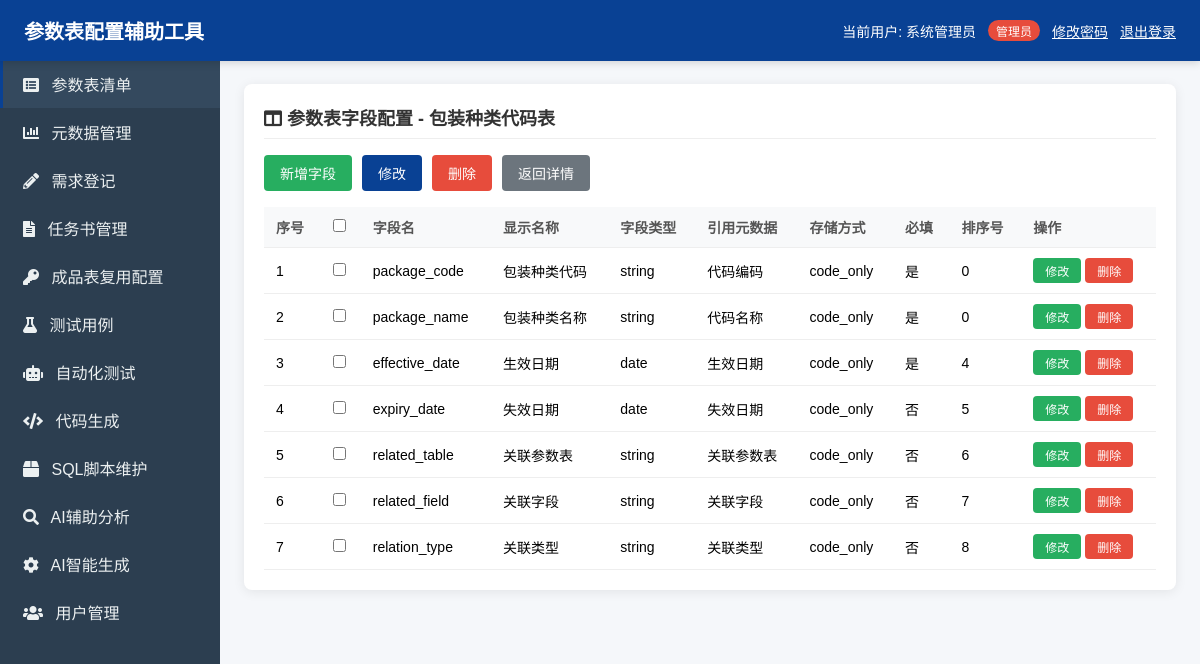
The app's page /tables/1/fields/ (signed in) with its own data.
### parameter/models/auth.py (models this page shows, shortened)
class User(models.Model):
    username = models.CharField(max_length=100, unique=True, verbose_name='用户名')
    password = models.CharField(max_length=255, verbose_name='密码')
    real_name = models.CharField(max_length=100, verbose_name='真实姓名')
    employee_id = models.CharField(max_length=7, unique=True, null=True, blank=True, verbose_name='工号')
    email = models.EmailField(null=True, blank=True, verbose_name='邮箱')
    phone = models.CharField(max_length=20, null=True, blank=True, verbose_name='手机号')
    role = models.ForeignKey('Role', on_delete=models.CASCADE, verbose_name='角色')
    is_active = models.BooleanField(default=True, verbose_name='是否启用')
    created_at = models.DateTimeField(auto_now_add=True, verbose_name='创建时间')
    updated_at = models.DateTimeField(auto_now=True, verbose_name='更新时间')
    class Meta:
        verbose_name = '用户'
        verbose_name_plural = '用户'

class Role(models.Model):
    ROLE_CHOICES = [
        ('admin', '管理员'),
        ('business', '业务人员'),
        ('technical', '技术人员'),
        ('general', '一般人员'),
    ]
    role_code = models.CharField(max_length=50, choices=ROLE_CHOICES, unique=True, verbose_name='角色编码')
    role_name = models.CharField(max_length=100, verbose_name='角色名称')
    description = models.TextField(null=True, blank=True, verbose_name='角色描述')
    class Meta:
        verbose_name = '角色'
        verbose_name_plural = '角色'

### parameter/models/core.py (models this page shows, shortened)
class ParameterTable(models.Model):
    TABLE_STATUS_CHOICES = [
        ('draft', '草稿'),
        ('active', '启用'),
        ('deprecated', '废弃'),
    ]
    name_en = models.CharField(max_length=200, verbose_name='英文名称（正式名称）', help_text='由大写字母和下划线组成，如：USER_INFO', default='DEFAULT_TABLE')
    name = models.CharField(max_length=200, verbose_name='中文名称', help_text='用于解释说明')
    business_description = models.TextField(verbose_name='业务说明')
    domain = models.CharField(max_length=100, verbose_name='所属业务领域')
    owner = models.CharField(max_length=100, verbose_name='负责人')
    status = models.CharField(max_length=20, choices=TABLE_STATUS_CHOICES, default='draft', verbose_name='状态')
    is_simple = models.BooleanField(default=False, verbose_name='是否SIMPLE表')
    created_at = models.DateTimeField(auto_now_add=True, verbose_name='创建日期')
    updated_at = models.DateTimeField(auto_now=True, verbose_name='最后更新时间')
    version = models.IntegerField(default=1, verbose_name='版本')
    class Meta:
        verbose_name = '参数表业务说明底账'
        verbose_name_plural = '参数表业务说明底账'

class FieldDefinition(models.Model):
    STORAGE_TYPE_CHOICES = [
        ('code_only', '仅存储CODE'),
        ('code_name', '存储CODE和NAME'),
        ('full', '完整存储'),
    ]
    parameter_table = models.ForeignKey('ParameterTable', on_delete=models.CASCADE, related_name='fields', verbose_name='所属参数表')
    metadata = models.ForeignKey('Metadata', on_delete=models.SET_NULL, null=True, blank=True, verbose_name='引用元数据')
    field_name = models.CharField(max_length=100, verbose_name='字段名')
    display_name = models.CharField(max_length=200, verbose_name='显示名称')
    field_type = models.CharField(max_length=20, verbose_name='字段类型')
    length = models.IntegerField(null=True, blank=True, verbose_name='长度')
    decimal_places = models.IntegerField(null=True, blank=True, verbose_name='小数位数')
    control_type = models.CharField(max_length=20, verbose_name='前端控件类型')
    storage_type = models.CharField(max_length=20, verbose_name='存储方式')
    is_visible = models.BooleanField(default=True, verbose_name='是否显示')
    is_required = models.BooleanField(default=False, verbose_name='是否必填')
    validation_rule = models.CharField(max_length=500, null=True, blank=True, verbose_name='校验规则')
    sort_order = models.IntegerField(default=0, verbose_name='排序号')
    is_custom = models.BooleanField(default=False, verbose_name='是否定制开发')
    custom_requirement = models.TextField(null=True, blank=True, verbose_name='定制化需求')
    class Meta:
        verbose_name = '字段定义'
        verbose_name_plural = '字段定义'
        ordering = ['sort_order']

class Metadata(models.Model):
    FIELD_TYPE_CHOICES = [
        ('string', '字符串'),
        ('integer', '整数'),
        ('decimal', '小数'),
        ('date', '日期'),
        ('datetime', '日期时间'),
        ('boolean', '布尔值'),
        ('text', '文本'),
    ]
    CONTROL_TYPE_CHOICES = [
        ('input', '输入框'),
        ('select', '下拉框'),
        ('radio', '单选框'),
        ('checkbox', '多选框'),
        ('datepicker', '日期选择器'),
        ('textarea', '文本域'),
    ]
    name = models.CharField(max_length=100, verbose_name='元数据名称')
    field_name_en = models.CharField(max_length=100, null=True, blank=True, verbose_name='字段名称英文')
    field_type = models.CharField(max_length=20, choices=FIELD_TYPE_CHOICES, verbose_name='字段类型')
    length = models.IntegerField(null=True, blank=True, verbose_name='长度')
    decimal_places = models.IntegerField(null=True, blank=True, verbose_name='小数位数')
    control_type = models.CharField(max_length=20, choices=CONTROL_TYPE_CHOICES, verbose_name='前端控件类型')
    default_value = models.CharField(max_length=200, null=True, blank=True, verbose_name='默认值')
    is_required = models.BooleanField(default=False, verbose_name='是否必填')
    validation_rule = models.CharField(max_length=500, null=True, blank=True, verbose_name='校验规则')
    description = models.TextField(null=True, blank=True, verbose_name='描述')
    class Meta:
        verbose_name = '元数据配置'
        verbose_name_plural = '元数据配置'

### parameter/views/parameter_table.py (the view)
# urls.py: path('tables/<str:table_id>/fields/', ParameterTableFieldConfigurationView.as_view(), name='table_fields'),
@method_decorator(role_required(['admin', 'technical']), name='dispatch')
class ParameterTableFieldConfigurationView(View):
    def get(self, request, table_id):
        logger.info(f"[ParameterTableFieldConfigurationView] 加载参数表字段配置页面，table_id: {table_id}")
        try:
            table = ParameterTable.objects.get(id=table_id)
            if table.is_simple:
                logger.warning(f"[ParameterTableFieldConfigurationView] SIMPLE表不可配置字段，table_id: {table_id}")
                return render(request, 'parameter/error.html', {'message': 'SIMPLE表仅展示，不可配置字段'})
            fields = FieldDefinition.objects.filter(parameter_table_id=table_id).order_by('sort_order')
            metadata_list = Metadata.objects.all()
            context = {
                'table': table,
                'fields': fields,
                'metadata_list': metadata_list,
            }
            logger.info(f"[ParameterTableFieldConfigurationView] 参数表字段配置页面加载成功，字段数: {fields.count()}")
            return render(request, 'parameter/table_fields.html', context)
        except ParameterTable.DoesNotExist:
            logger.error(f"[ParameterTableFieldConfigurationView] 参数表不存在，table_id: {table_id}")
            return render(request, 'parameter/error.html', {'message': '参数表不存在'})

### parameter/auth_views.py (called while the page is built)
def role_required(allowed_roles):
    def decorator(view_func):
        def wrapper(request, *args, **kwargs):
            user_id = request.session.get('user_id')
            if not user_id:
                return redirect('login')
            try:
                user = User.objects.get(id=user_id)
                if user.role.role_code not in allowed_roles:
                    logger.warning(f"[role_required] 用户 {user.username} 角色 {user.role.role_code} 不在允许列表 {allowed_roles}")
                    return render(request, 'parameter/error.html', {'message': '无权限访问此页面'})
                request.user = user
                return view_func(request, *args, **kwargs)
            except User.DoesNotExist:
                return redirect('login')
        return wrapper
    return decorator

### parameter/templates/parameter/table_fields.html (shortened to what this page needs)
{% extends 'parameter/base.html' %}
{% block content %}
    <div class="card">
        <div class="card-title"><i class="fas fa-columns"></i> 参数表字段配置 - {{ table.name }}</div>
        <div style="margin-bottom: 16px; display: flex; align-items: center; gap: 10px;">
            <a href="/tables/{{ table.id }}/fields/add/" class="btn btn-success">新增字段</a>
            <button class="btn btn-primary" onclick="editSelected()">修改</button>
            <button class="btn btn-danger" onclick="deleteSelected()">删除</button>
            <a href="/tables/{{ table.id }}/" class="btn btn-secondary">返回详情</a>
        </div>
        <table class="table">
            <thead>
                <tr>
                    <th>序号</th>
                    <th><input type="checkbox" id="select-all" onchange="toggleSelectAll()"></th>
                    <th>字段名</th>
                    <th>显示名称</th>
                    <th>字段类型</th>
                    <th>引用元数据</th>
                    <th>存储方式</th>
                    <th>必填</th>
                    <th>排序号</th>
                    <th>操作</th>
                </tr>
            </thead>
            <tbody>
                {% for field in fields %}
                <tr>
                    <td>{{ forloop.counter }}</td>
                    <td><input type="checkbox" class="row-select" value="{{ field.id }}"></td>
                    <td>{{ field.field_name }}</td>
                    <td>{{ field.display_name }}</td>
                    <td>{{ field.field_type }}</td>
                    <td>{{ field.metadata.name|default:'自定义' }}</td>
                    <td>{{ field.storage_type }}</td>
                    <td>{% if field.is_required %}是{% else %}否{% endif %}</td>
                    <td>{{ field.sort_order }}</td>
                    <td>
                        <a href="/tables/{{ table.id }}/fields/edit/{{ field.id }}/" class="btn btn-success btn-sm">修改</a>
                        <a href="/tables/{{ table.id }}/fields/delete/{{ field.id }}/" class="btn btn-danger btn-sm" onclick="return confirm('确定要删除此字段吗？')">删除</a>
                    </td>
                </tr>
                {% empty %}
                <tr><td colspan="10" style="text-align: center;">暂无字段配置，请点击上方按钮添加字段</td></tr>
                {% endfor %}
            </tbody>
        </table>
    </div>
{% endblock %}

### parameter/templates/parameter/base.html (shortened to what this page needs)
<!DOCTYPE html>
<html lang="zh-CN">
<head>
    <link rel="stylesheet" href="/static/resources/fontawesome/css/all.min.css">
</head>
<body>
    <div class="header">
        <h1><a href="/" style="color: white; text-decoration: none;">参数表配置辅助工具</a></h1>
        <div class="user-info">
            <span>当前用户: {{ request.user.real_name|default:request.user.username }}</span>
            <span class="badge badge-{{ request.user.role.role_code|default:'general' }}">{{ request.user.role.role_name|default:'-' }}</span>
            <a href="/change-password/" style="color: #fff; text-decoration: underline;">修改密码</a>
            <a href="/logout/" style="color: #fff; text-decoration: underline;">退出登录</a>
        </div>
    </div>
    <div class="sidebar">
        <a href="/tables/" class="nav-item {% if 'tables' in request.path %}active{% endif %}"><i class="fas fa-list-alt"></i> 参数表清单</a>
        <a href="/metadata/" class="nav-item {% if 'metadata' in request.path %}active{% endif %}"><i class="fas fa-chart-bar"></i> 元数据管理</a>
        <a href="/requirements/" class="nav-item {% if 'requirements' in request.path %}active{% endif %}"><i class="fas fa-pencil-alt"></i> 需求登记</a>
        <a href="/task-documents/" class="nav-item {% if 'task-documents' in request.path %}active{% endif %}"><i class="fas fa-file-alt"></i> 任务书管理</a>
        <a href="/product-table/" class="nav-item {% if 'product-table' in request.path %}active{% endif %}"><i class="fas fa-key"></i> 成品表复用配置</a>
        <a href="/test-cases/" class="nav-item {% if 'test-cases' in request.path %}active{% endif %}"><i class="fas fa-flask"></i> 测试用例</a>
        <a href="/automation-test/" class="nav-item {% if 'automation-test' in request.path %}active{% endif %}"><i class="fas fa-robot"></i> 自动化测试</a>
        <a href="/generator/" class="nav-item {% if 'generator' in request.path %}active{% endif %}"><i class="fas fa-code"></i> 代码生成</a>
        <a href="/sql-manager/" class="nav-item {% if 'sql-manager' in request.path %}active{% endif %}"><i class="fas fa-box"></i> SQL脚本维护</a>
        <a href="/ai-analysis/" class="nav-item {% if 'ai-analysis' in request.path %}active{% endif %}"><i class="fas fa-search"></i> AI辅助分析</a>
        <a href="/ai-generation/" class="nav-item {% if 'ai-generation' in request.path %}active{% endif %}"><i class="fas fa-cog"></i> AI智能生成</a>
        {% if request.user.role.role_code == 'admin' %}
        <a href="/users/" class="nav-item {% if 'users' in request.path %}active{% endif %}"><i class="fas fa-users"></i> 用户管理</a>
        {% endif %}
    </div>
    <div class="main-content">
        {% block content %}{% endblock %}
    </div>
</body>
</html>

### parameter/templates/parameter/base.html (style rules this page uses)
* { margin: 0; padding: 0; box-sizing: border-box; }
body { font-family: 'Microsoft YaHei', Arial, sans-serif; background-color: #f5f7fa; padding-top: 60px; }
.header { position: fixed; top: 0; left: 0; right: 0; background: #094194; color: white; padding: 16px 24px; box-shadow: 0 2px 8px rgba(0,0,0,0.15); display: flex; justify-content: space-between; align-items: center; z-index: 1000; }
.header h1 { font-size: 20px; font-weight: 600; margin: 0; }
.header .user-info { font-size: 14px; display: flex; align-items: center; gap: 12px; }
.sidebar { position: fixed; top: 60px; left: 0; width: 220px; background: #2c3e50; height: calc(100vh - 60px); overflow-y: auto; z-index: 900; }
.sidebar .nav-item { display: block; color: #ecf0f1; padding: 12px 20px; text-decoration: none; border-left: 3px solid transparent; }
.sidebar .nav-item:hover, .sidebar .nav-item.active { background: #34495e; border-left-color: #094194; }
.sidebar .nav-item i { margin-right: 8px; }
.main-content { margin-left: 220px; padding: 24px; }
.card { background: white; border-radius: 8px; box-shadow: 0 2px 12px rgba(0,0,0,0.08); padding: 20px; margin-bottom: 20px; }
.card-title { font-size: 18px; font-weight: 600; color: #333; margin-bottom: 16px; padding-bottom: 8px; border-bottom: 1px solid #eee; }
.btn { display: inline-block; padding: 8px 16px; border-radius: 4px; text-decoration: none; font-size: 14px; cursor: pointer; border: none; }
.btn-primary { background: #094194; color: white; }
.btn-success { background: #27ae60; color: white; }
.btn-danger { background: #e74c3c; color: white; }
.btn-sm { padding: 4px 12px; font-size: 12px; }
.btn-secondary { background: #6c757d; color: white; }
.table { width: 100%; border-collapse: collapse; margin-top: 12px; }
.table th, .table td { padding: 10px 12px; text-align: left; border-bottom: 1px solid #eee; font-size: 14px; }
.table th { background: #f8f9fa; font-weight: 600; color: #555; }
.badge { display: inline-block; padding: 2px 8px; border-radius: 12px; font-size: 12px; font-weight: 500; }
.badge-admin { background: #e74c3c; color: white; }

### records on screen
User: user.real_name "系统管理员", user.role.role_name "管理员"
ParameterTable: name "包装种类代码表"
FieldDefinition: field_name "package_code", display_name "包装种类代码", field_type "string", metadata.name "代码编码", storage_type "code_only", is_required "是", sort_order "0"
FieldDefinition: field_name "package_name", display_name "包装种类名称", field_type "string", metadata.name "代码名称", storage_type "code_only", is_required "是", sort_order "0"
FieldDefinition: field_name "effective_date", display_name "生效日期", field_type "date", metadata.name "生效日期", storage_type "code_only", is_required "是", sort_order "4"
FieldDefinition: field_name "expiry_date", display_name "失效日期", field_type "date", metadata.name "失效日期", storage_type "code_only", is_required "否", sort_order "5"
FieldDefinition: field_name "related_table", display_name "关联参数表", field_type "string", metadata.name "关联参数表", storage_type "code_only", is_required "否", sort_order "6"
FieldDefinition: field_name "related_field", display_name "关联字段", field_type "string", metadata.name "关联字段", storage_type "code_only", is_required "否", sort_order "7"
FieldDefinition: field_name "relation_type", display_name "关联类型", field_type "string", metadata.name "关联类型", storage_type "code_only", is_required "否", sort_order "8"
